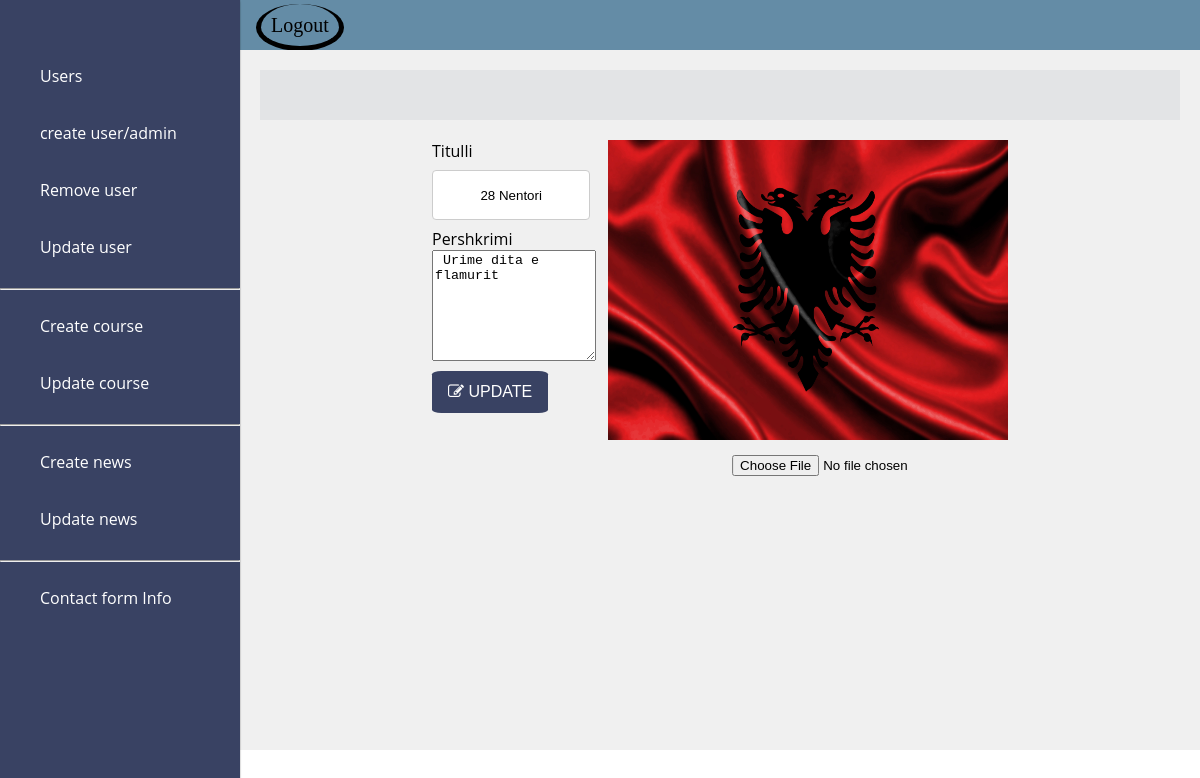
Screenshot of /admin/edit-news.php?id=3 with the database file from the repository.
### tables this page shows
CREATE TABLE `lajmet` (
  `id` int(11) NOT NULL,
  `titulli` tinytext DEFAULT NULL,
  `pershkrimi` varchar(255) NOT NULL,
  `foto` varchar(128) DEFAULT NULL,
  `created_date` timestamp NULL DEFAULT current_timestamp()
);

### controllers/LajmetController.php (called while the page is built, shortened)
<?php
include 'C:\xampp\htdocs\Britannica\config\Database.php';
class LajmetController
{
    protected $db;
    public function __construct()
    {
        $this->db = new Database;
    }
    public function edit($id)
    {
        $query = $this->db->pdo->prepare('SELECT * FROM lajmet WHERE id = :id');
        $query->execute(['id' => $id]);
        return $query->fetch();
    }
}

### config/Database.php (called while the page is built, shortened)
<?php
class Database
{
    public function __construct()
    {
        try{
            $link = new PDO('mysql:host=localhost;dbname=britannicadb', 'root', '');
            $this->pdo = $link;
        }catch(PDOException $e) {
            die('DIE'. $e->getMessage());
        }
    }
}

### admin/edit-news.php (the view, shortened to what this page needs)
<?php
     require '../controllers/LajmetController.php';
    $lajm = new LajmetController;
    if(isset($_GET['id'])) {
        $id = $_GET['id'];
    }
    $l = $lajm->edit($id);
?>
<!DOCTYPE html>
<html>
<head>
    <link rel="stylesheet" type="text/css" href="style.css">
    <link rel="stylesheet" href="https://cdnjs.cloudflare.com/ajax/libs/font-awesome/4.7.0/css/font-awesome.min.css">
</head>
<body>
    <?php include './includes/side.php' ?>
    <div class="edit-forma-kursit">
         <form action="" method="POST">
         <div class="tekstiKurs">
            <label for="titulli">Titulli</label>
            <input type="text" value="<?php echo $l['titulli']; ?>" id="titulli" name="titulli">
            <label for="pershkrimi">Pershkrimi</label>
            <textarea name="pershkrimi" cols=40  rows=7> <?php echo $l['pershkrimi'] ?></textarea>
            <button type="submit" id="updateBtn" name="submitted"><i class="fa fa-pencil-square-o" aria-hidden="true"></i> UPDATE</button>
        </div>
        <div class="fotoKurs">
            <img src="../images/<?php echo $l['foto'];?>" />
            <input id="file" type="file" name="foto"><br>
         </div>
            </form>
</div>
</body>
</html>

### admin/style.css (style rules this page uses)
body { margin: 0; padding: 0; font-family: 'Open Sans', Helvetica, sans-serif; box-sizing: border-box; }
input[type=text], select { text-align: center; width: 30%; height: 15%; padding: 12px 20px; margin: 8px 0; display: block; border: 1px solid #ccc; border-radius: 4px; box-sizing: border-box; }
input[type="file" i] { margin-right: 30%; transform:translate(-30%, 0); margin-top: 10px; }
#updateBtn { background-color: #394263; border: none; color: white; padding: 12px 16px; font-size: 16px; cursor: pointer; border-radius: 8%; }
.edit-forma-kursit form { margin-left: 20%; margin-right: 20%; display: flex; justify-content: space-evenly; flex-direction: column; }
.tekstiKurs { flex-basis: 50%; }
.tekstiKurs input[type=text] , textarea { display: flex; width: 90%; }
.fotoKurs { flex-basis: 40%; }
.fotoKurs img { width: 400px; height: 300px; }
.fotoKurs #file { margin-left: 50%; }
.tekstiKurs button { margin-top: 10px; }
@media (min-width:1100px) { .edit-forma-kursit form { flex-direction: row; } }

### rows the page displays
lajmet: titulli "28 Nentori", pershkrimi "Urime dita e flamurit", foto (picture)
